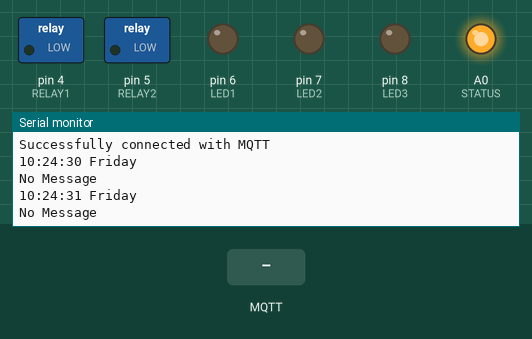
The sketch below on a simulated Arduino Uno, built with avr-gcc and run on an emulated ATmega328P. Shown: switched loads named in the sketch (green lamp = pin HIGH), output pins drawn as LEDs (lit = HIGH), the last lines printed to the serial monitor. The inputs (shaded band) are chosen by the test bench. WiFi joins after 1.5 s; servers stay silent unless stated; the local clock reads 2024-03-15 10:24:30 at power-on unless the sketch sets it; no MQTT or app messages arrive unless stated.

Above: at 1.2 s.
1.3 s: MQTT message "light" arrives on the first subscribed topic
At 3.4 s:
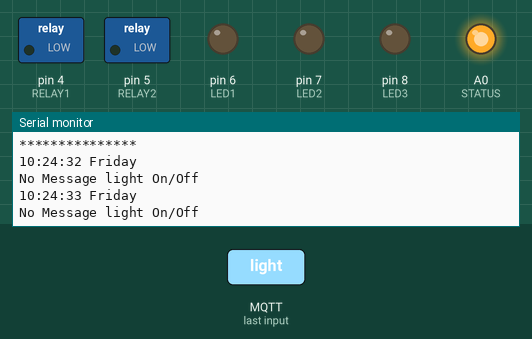
3.5 s: MQTT message "0" arrives on the first subscribed topic
At 5.5 s:
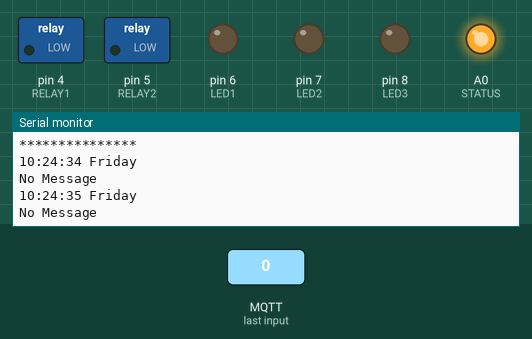
5.6 s: MQTT message "on" arrives on the first subscribed topic
Timing chart, 0 to 8.6 s (numbered marks = the images above; inputs shaded):
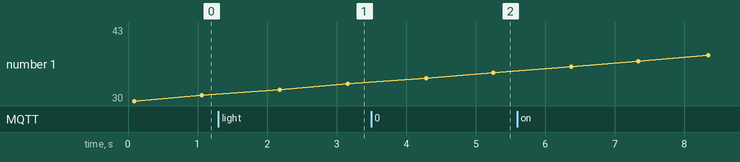

Measured:
- after the input at 1.3 s, the serial monitor: prints a new line after 0.76 s (image 1)
- after the input at 3.5 s, the serial monitor: prints a new line after 0.66 s (image 2)

The sketch:

sketch_jan13_iohome_v8.ino
```cpp
#include <SPI.h>
#include <Ethernet.h>
#include <PubSubClient.h>

#include <Wire.h>
#include <DS3231.h>

DS3231 clock;
RTCDateTime dt;

#define RELAY1 4
#define RELAY2 5
#define LED1 6
#define LED2 7
#define LED3 8
int STATUS = A0;

char MQTT_SERVER[] = "test.mosquitto.org";
char* inTopic = "aW9ob21l";
char* clientId = "iohome0x0000";
byte mac[] = { 0x18, 0xfe, 0x34, 0xda, 0xbf, 0x1a };
int check = 1;

IPAddress dnServer(192, 168, 8, 1);
IPAddress gateway(192, 168, 8, 1);
IPAddress subnet(255, 255, 255, 0);
IPAddress ip(192, 168, 8, 125);

EthernetClient ethClient; // Ethernet object
PubSubClient client( MQTT_SERVER, 1883, callback, ethClient); // MQTT object

String timenow;
String today;
String _method;
String _id;
String _state;
String _timeON1;
String _timeON2;
String _day;
String _stateOFF;
String _timeOFF1;
String _timeOFF2;

void setup() {
  Serial.begin(9600);

  pinMode(RELAY1, OUTPUT);
  pinMode(RELAY2, OUTPUT);
  pinMode(LED1, OUTPUT);
  pinMode(LED2, OUTPUT);
  pinMode(LED3, OUTPUT);

  clock.begin();
//  clock.setDateTime(__DATE__, __TIME__);

//  Ethernet.begin(mac, ip, dnServer, gateway, subnet);
//  Serial.print("IP: ");
//  Serial.println(Ethernet.localIP());
//
//  //-- Try to Connect Server --
//  while (check) {
//    if (client.connect(clientId)) {
//      Serial.println("Successfully connected with MQTT");
//      client.subscribe(inTopic); // Subcribe
//
//      check = 0;
//    } else {
//      Serial.println("cant connected with MQTT");
//    }
//  }
  connect();
}

void loop() {
  client.loop();

  dt = clock.getDateTime();
  Serial.println(clock.dateFormat("H:i:s l", dt));
  timenow = clock.dateFormat("H:i", dt);
  today = clock.dateFormat("l", dt);

  //---------------Check light------------------
  if (_method == "light"){
    if (_id == "0" && _state == "on"){
      _timeON1 = "";
      _timeOFF1 = "";
      checktimeON();
      checktimeOFF();
      digitalWrite(RELAY1, HIGH);
    }
    else if (_id == "0" && _state == "off"){
      _timeON1 = "";
      _timeOFF1 = "";
      checktimeON();
      checktimeOFF();
      digitalWrite(RELAY1, LOW);
    }
    else if (_id == "1" && _state == "on"){
      _timeON2 = "";
      _timeOFF2 = "";
      checktimeON();
      checktimeOFF();
      digitalWrite(RELAY2, HIGH);
    }
    else if (_id == "1" && _state == "off"){
      _timeON2 = "";
      _timeOFF2 = "";
      checktimeON();
      checktimeOFF();
      digitalWrite(RELAY2, LOW);
    }
    else {
      Serial.println("No Message light On/Off");
    }
  }
  //------------Check Alert--------------------
  else if (_method == "alert"){
    if (_id == "0" && _state == "on" && _stateOFF == "true"){
      checktimeON();
      checktimeOFF();
    }
    else if (_id == "0" && _state == "on" && _stateOFF == "false"){
      _timeOFF1 = "";
      checktimeON();
      checktimeOFF();
    }
    else if (_id == "0" && _state == "off" && _stateOFF == "true"){
      _timeON1 = "";
      checktimeON();
      checktimeOFF();
    }
    else if (_id == "0" && _state == "off" && _stateOFF == "false"){
      _timeON1 = "";
      _timeOFF1 = "";
      checktimeON();
      checktimeOFF();
    }
    else if (_id == "1" && _state == "on" && _stateOFF == "true"){
      checktimeON();
      checktimeOFF();
    }
    else if (_id == "1" && _state == "on" && _stateOFF == "false"){
      _timeOFF2 = "";
      checktimeON();
      checktimeOFF();
    }
    else if (_id == "1" && _state == "off" && _stateOFF == "true"){
      _timeON2 = "";
      checktimeON();
      checktimeOFF();
    }
    else if (_id == "1" && _state == "off" && _stateOFF == "false"){
      _timeON2 = "";
      _timeOFF2 = "";
      checktimeON();
      checktimeOFF();
    }
    else {
      Serial.println("No Message Alert");
    }
  }
  //------------ON/OFF Model--------------------
  else if (_method == "1on") {
    digitalWrite(LED1, HIGH);
    }
  else if (_method == "1off") {
    digitalWrite(LED1, LOW);
    }
  else if (_method == "2on") {
    digitalWrite(LED2, HIGH);
    }
  else if (_method == "2off") {
    digitalWrite(LED2, LOW);
    }
  else if (_method == "3on") {
    digitalWrite(LED3, HIGH);
    }
  else if (_method == "3off") {
    digitalWrite(LED3, LOW);
    }
  else {
    Serial.println("No Message");
  }
  delay(1000);
}

void callback(char* topic, byte* payload, unsigned int length) {
  payload[length] = '\0';
  String strPayload = String((char*)payload);
  Serial.println(strPayload);
//  splitThis((char*)payload);
  char *buf = (char*)payload;
  int i;
  char *p;
  char *array[i];
  i = 0;
  p = strtok (buf,"/");
  while (p != NULL)
  {
    array[i++] = p;
    p = strtok (NULL, "/");
  }
  Serial.println("***************");
  String light_method = String(array[0]);
  String light_id = String(array[1]);
  String light_state = String(array[2]);
  String light_timeON = String(array[3]);
  String light_days = String(array[4]);
  String light_stateOFF = String(array[5]);
  String light_timeOFF = String(array[6]);
  Serial.println(String("method = ") + light_method);
  Serial.println(String("ID = ") + light_id);
  Serial.println(String("Action = ") + light_state);
  Serial.println(String("timeON = ") + light_timeON);
  Serial.println(String("days = ") + light_days);
  Serial.println(String("StateOFF = ") + light_stateOFF);
  Serial.println(String("timeOFF = ") + light_timeOFF);
  Serial.println("***************");
  _method = light_method;
  _id = light_id;
  _state = light_state;
  if (_id == "0") {
    _timeON1 = light_timeON;
    _timeOFF1 = light_timeOFF;
  }
  else if (_id == "1") {
    _timeON2 = light_timeON;
    _timeOFF2 = light_timeOFF;
  }
  _day = light_days;
  _stateOFF = light_stateOFF;
}

void checktimeON() {
  if (_timeON1 == timenow && _timeON2 == timenow){
    digitalWrite(RELAY1, HIGH);
    digitalWrite(RELAY2, HIGH);
  }
  else if (_timeON1 == timenow){
    digitalWrite(RELAY1, HIGH);
  }
  else if (_timeON2 == timenow){
    digitalWrite(RELAY2, HIGH);
  }
}

void checktimeOFF() {
  if (_timeOFF1 == timenow && _timeOFF2 == timenow){
    digitalWrite(RELAY1, LOW);
    digitalWrite(RELAY2, LOW);
  }
  else if (_timeOFF1 == timenow){
    digitalWrite(RELAY1, LOW);
  }
  else if (_timeOFF2 == timenow){
    digitalWrite(RELAY2, LOW);
  }
}

void connect() {
  Ethernet.begin(mac, ip, dnServer, gateway, subnet);
  Serial.print("IP: ");
  Serial.println(Ethernet.localIP());

  //-- Try to Connect Server --
  while (check) {
    if (client.connect(clientId)) {
      Serial.println("Successfully connected with MQTT");
      client.subscribe(inTopic); // Subcribe
      analogWrite(STATUS, 255);
      check = 0;
    } else {
      Serial.println("cant connected with MQTT");
    }
  }
}
```
